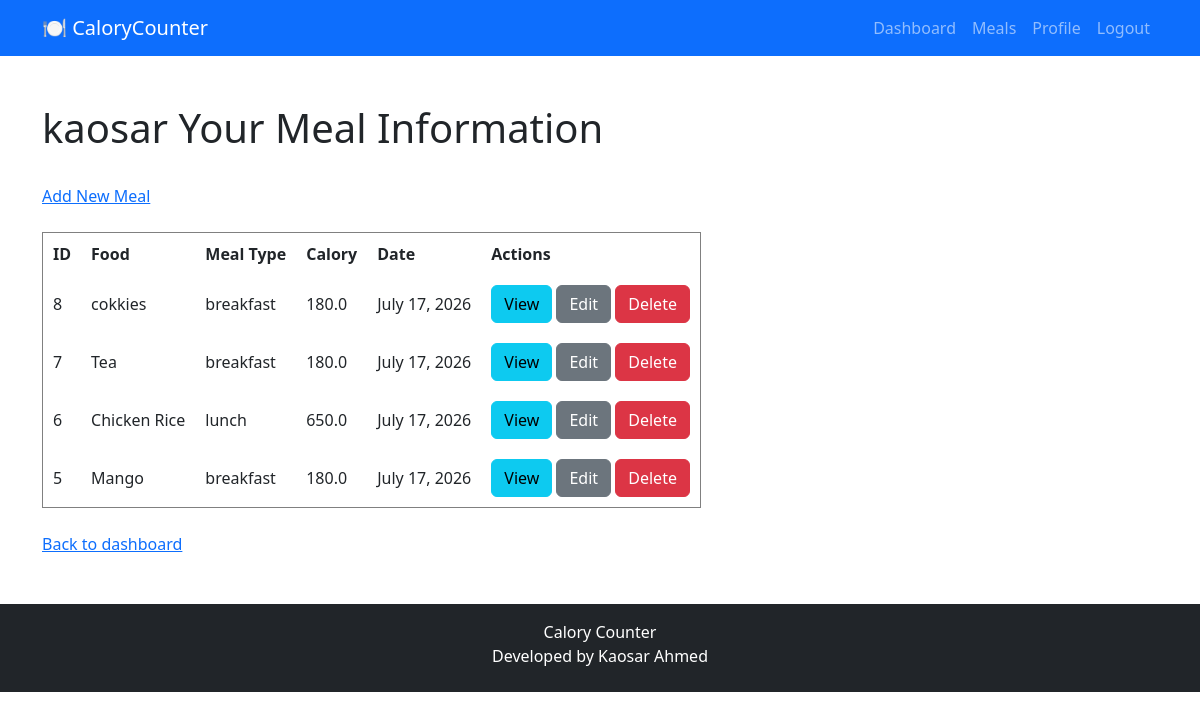
Screenshot of / (signed in) with the database file from the repository.
### meals/models.py (models this page shows, shortened)
class Meal(models.Model):
    meal_choices = [
        ('breakfast', 'breakfast'),
        ('lunch', 'lunch'),
        ('dinner', 'dinner'),
        ('snacks', 'snacks'),
    ]
    user = models.ForeignKey(
        User,
        on_delete=models.CASCADE,
        related_name='meals'
    )
    meal_type = models.CharField(max_length=20, choices=meal_choices)
    food_name = models.CharField(max_length=100)
    quantity = models.FloatField()
    calory = models.FloatField()
    protein = models.FloatField()
    carbs = models.FloatField()
    fat = models.FloatField()
    meal_date = models.DateField()
    created_at = models.DateTimeField(auto_now_add=True)
    updated_at = models.DateTimeField(auto_now=True)

### meals/views.py (the view)
# urls.py: path('', meal_list, name='meal_list'),
@login_required
def meal_list(request):
    meal = Meal.objects.filter(user=request.user).order_by('-meal_date', '-created_at')
    context = {
        'meal': meal
    }
    return render(request, 'meals/meal_list.html', context)

### templates/meals/meal_list.html (shortened to what this page needs)
{% extends 'base.html' %}
{% block content %}
<h1>
   {{request.user.username}} Your Meal Information
</h1>
<br>
<a href="{% url 'meal_create' %}">Add New Meal</a>
<br><br>
{% if meal %}
<table border="1" cellpadding="10">
    <tr>
        <th>ID</th>
        <th>Food</th>
        <th>Meal Type</th>
        <th>Calory</th>
        <th>Date</th>
        <th>Actions</th>
    </tr>
    {% for m in meal %}
    <tr>
        <td>{{m.id}}</td>
        <td>{{m.food_name}}</td>
        <td>{{m.meal_type}}</td>
        <td>{{m.calory}}</td>
        <td>{{m.meal_date}}</td>
        <td>
            <a href="{% url 'meal_details' m.id %}" class="btn btn-info">View</a>
            <a href="{% url 'meal_update' m.id%}" class="btn btn-secondary">Edit</a>
            <a href="{% url 'meal_delete' m.id %}" class="btn btn-danger">Delete</a>
        </td>
    </tr>
    {% endfor %}
</table>
{% else %}
<p>No meal found</p>
{% endif %}
<br>
<a href="{% url 'dashboard' %}">Back to dashboard</a>
{% endblock %}

### rows the page displays
Meal: id "8", food_name "cokkies", meal_type "breakfast", calory "180.0", meal_date "July 17, 2026"
Meal: id "7", food_name "Tea", meal_type "breakfast", calory "180.0", meal_date "July 17, 2026"
Meal: id "6", food_name "Chicken Rice", meal_type "lunch", calory "650.0", meal_date "July 17, 2026"
Meal: id "5", food_name "Mango", meal_type "breakfast", calory "180.0", meal_date "July 17, 2026"

### other values shown
{{ request.user.username }} "kaosar"
